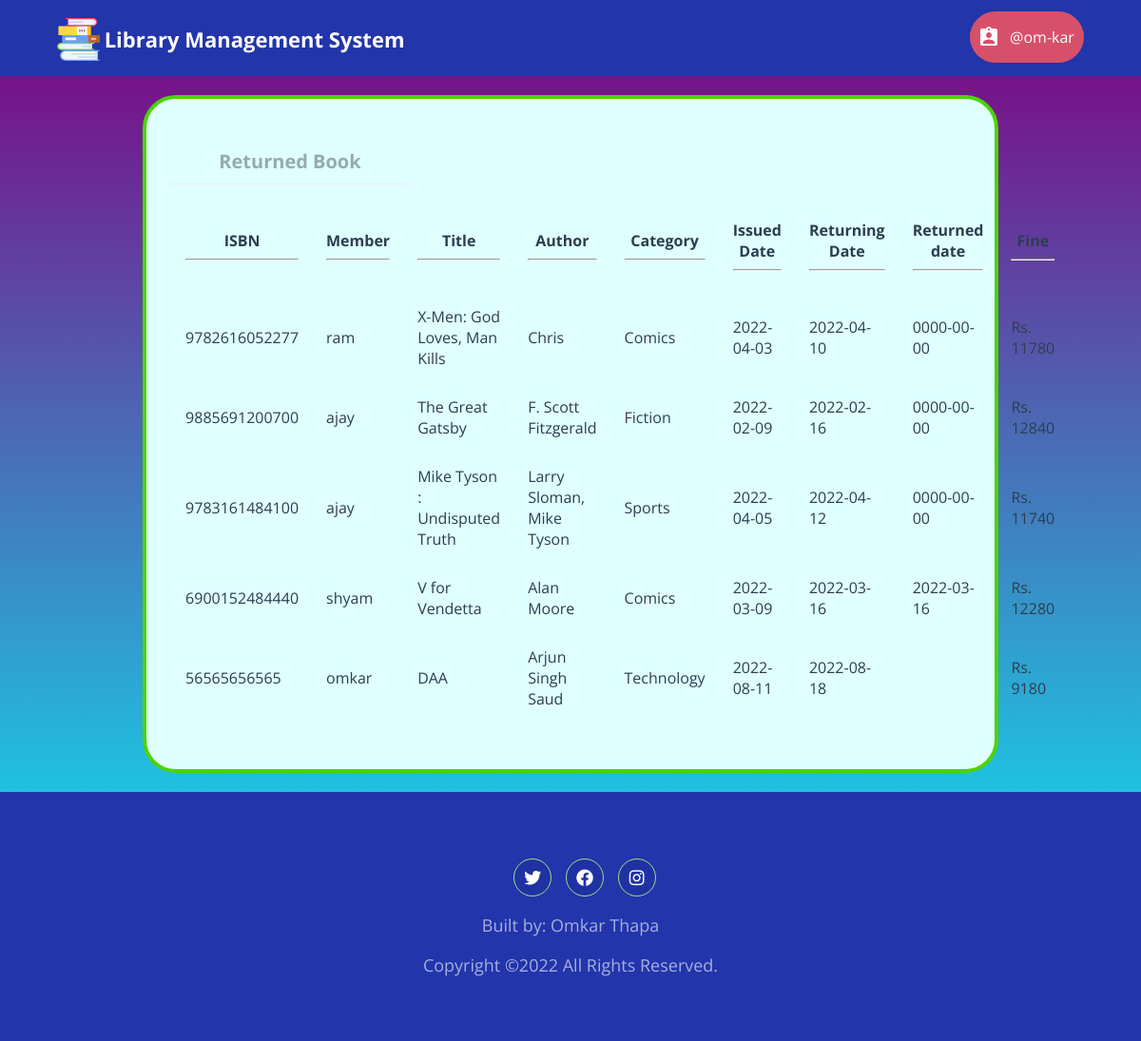
The page /librarian/returned_book.php (signed in) on the database its author committed.
### tables this page shows
CREATE TABLE `book_issue_log` (
  `issue_id` int(11) NOT NULL,
  `member` varchar(300) NOT NULL,
  `book_isbn` varchar(300) NOT NULL,
  `status` int(11) NOT NULL DEFAULT '1',
  `issued_date` date NOT NULL,
  `rdate` date DEFAULT NULL
);

CREATE TABLE `book` (
  `isbn` char(13) NOT NULL,
  `title` varchar(80) NOT NULL,
  `author` varchar(80) NOT NULL,
  `category` varchar(80) NOT NULL,
  `price` int(4) UNSIGNED NOT NULL,
  `copies` int(10) UNSIGNED NOT NULL
);

### librarian/returned_book.php (the view, shortened to what this page needs)
<?php
	require "../db_connect.php";
	require "header_librarian.php";
?>
<html>
	<head>
		<link rel="stylesheet" type="text/css" href="../css/global_styles.css">
		<link rel="stylesheet" type="text/css" href="../css/custom_checkbox_style.css">
		<link rel="stylesheet" type="text/css" href="css/pending_registrations_style.css">
	</head>
<body style="background-image: linear-gradient(purple,cyan);">
	<div class="container">
		<?php
			$query ="SELECT book_isbn,member,issue_id,issued_date, rdate FROM book_issue_log WHERE status = '1'";
			$result=$con->query($query);
			$rows = mysqli_num_rows($result);
			if($rows == 0){
				echo "<h2 align='center'>None at the moment!</h2>";
			}
			else
			{
				echo "<form class='cd-form' method='POST' action='#'>";
				echo "<center><legend><b>Returned Book </b></legend></center>";
				echo "<table width='100%' cellpadding=12 cellspacing=5>
						<tr>
							<th>ISBN<hr></th>
							<th>Member<hr></th>
							<th>Title<hr></th>
							<th>Author<hr></th>
							<th>Category<hr></th>
							<th>Issued Date<hr></th>
							<th>Returning Date<hr></th>
							<th>Returned date<hr></th>
							<th>Fine<hr></th>
						</tr>";
				for($i=0; $i<$rows; $i++)
				{
					$row = mysqli_fetch_array($result);
					echo "<tr>";
					for($j=0; $j<2; $j++){
						echo "<td>".$row[$j]."</td>";
					}
					$isbn1=$row[0];
					$query = $con->prepare("SELECT title, author, category FROM book WHERE isbn = ?;");
					$query->bind_param("s", $isbn1);
					$query->execute();
					$innerRow = mysqli_fetch_array($query->get_result());
					for($k=0; $k<3; $k++){
							echo "<td>".$innerRow[$k]."</td>";
					}
					echo "<td>".$row[3]."</td>";
					$return_date_fine = $row[3];
					$return_date = $row[3];
					$return_date = strtotime($return_date);
					$return_date = strtotime("+7 day", $return_date);
					$return_date=date('Y-m-d', $return_date);
					echo "<td>".$return_date."</td>";
					$earlier = new DateTime($return_date_fine);
					$date1=date('y-m-d');
					$later = new DateTime($date1);
					$abs_diff = $later->diff($earlier)->format("%a");
					echo "<td>".$row[4]." </td>";
					if ($abs_diff>7) {
						$fine=($abs_diff-7)*20;
						echo "<td>Rs. ".$fine."</td>";
					} else {
						echo "<td>Rs. 0</td>";
					}
					echo "</tr>";
				}
				echo "</table><br /><br />";
				echo "</form>";
			}
		?>
	</div>
		<?php
			include('../footer.php');
		?>
	</body>
</html>

### librarian/css/header_librarian_style.css (style rules this page uses)
html * { -webkit-font-smoothing: antialiased; -moz-osx-font-smoothing: grayscale; }
*, *:after, *:before { -webkit-box-sizing: border-box; -moz-box-sizing: border-box; box-sizing: border-box; }
body { font-size: 100%; font-family: "Open Sans", sans-serif; background-color: white; margin: 0; }

### css/global_styles.css (style rules this page uses)
*, *::after, *::before { -webkit-box-sizing: border-box; -moz-box-sizing: border-box; box-sizing: border-box; }
html { font-size: 62.5%; }
body { font-size: 1.8rem; font-family: "Open Sans", sans-serif; color: #2b3e51; background-color: #ffffff; }

### librarian/css/pending_registrations_style.css (style rules this page uses)
.cd-form { width: 90%; max-width: 600px; margin: 4em auto; font-size: 1.3rem; color: #94aab0; margin-bottom: 10px; display: block; }
.cd-form::after { clear: both; content: ""; display: table; }
.cd-form legend { padding-bottom: 10px; margin-bottom: 20px; font-size: 2rem; border-bottom: 1px solid #ecf0f1; }
.cd-form legend { display: block; width: 100%; -webkit-appearance: none; -moz-appearance: none; -ms-appearance: none; -o-appearance: none; appearance: none; }

### librarian/returned_book.php (style rules this page uses)
.container { background-color:lightcyan; width: 75%; padding-right: 50%; padding-left: 10px; margin-left: 150px; opacity: 1.0; margin-top: 20px; border-radius: 35px; border:4px solid #4cd302; margin-bottom:20px; }

### rows shown on the page
book_issue_log: book_isbn "9782616052277", member "ram", book.title "X-Men: God Loves, Man Kills", book.author "Chris", book.category "Comics", issued_date "2022-04-03", issued_date "2022-04-10", rdate "0000-00-00"
book_issue_log: book_isbn "9885691200700", member "ajay", book.title "The Great Gatsby", book.author "F. Scott Fitzgerald", book.category "Fiction", issued_date "2022-02-09", issued_date "2022-02-16", rdate "0000-00-00"
book_issue_log: book_isbn "9783161484100", member "ajay", book.title "Mike Tyson : Undisputed Truth", book.author "Larry Sloman, Mike Tyson", book.category "Sports", issued_date "2022-04-05", issued_date "2022-04-12", rdate "0000-00-00"
book_issue_log: book_isbn "6900152484440", member "shyam", book.title "V for Vendetta", book.author "Alan Moore", book.category "Comics", issued_date "2022-03-09", issued_date "2022-03-16", rdate "2022-03-16"
book_issue_log: book_isbn "56565656565", member "omkar", book.title "DAA", book.author "Arjun Singh Saud", book.category "Technology", issued_date "2022-08-11", issued_date "2022-08-18"

### other values the page prints
$_SESSION['username'] "om-kar"
